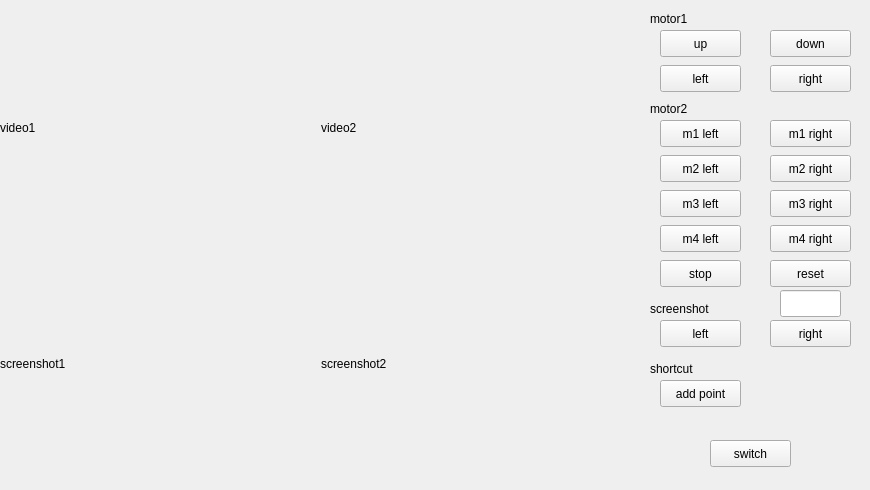
    <widget class="QWidget" name="home">
     <property name="sizePolicy">
      <sizepolicy hsizetype="Expanding" vsizetype="Expanding">
       <horstretch>1</horstretch>
       <verstretch>1</verstretch>
      </sizepolicy>
     </property>
     <widget class="QWidget" name="gridLayoutWidget">
      <property name="geometry">
       <rect>
        <x>0</x>
        <y>10</y>
        <width>641</width>
        <height>471</height>
       </rect>
      </property>
      <layout class="QGridLayout" name="gridLayout">
       <property name="sizeConstraint">
        <enum>QLayout::SetDefaultConstraint</enum>
       </property>
       <property name="spacing">
        <number>0</number>
       </property>
       <item row="0" column="0">
        <widget class="QLabel" name="video1">
         <property name="frameShape">
          <enum>QFrame::Box</enum>
         </property>
         <property name="lineWidth">
          <number>0</number>
         </property>
         <property name="text">
          <string>video1</string>
         </property>
        </widget>
       </item>
       <item row="1" column="1">
        <widget class="QLabel" name="image2">
         <property name="frameShape">
          <enum>QFrame::Box</enum>
         </property>
         <property name="lineWidth">
          <number>0</number>
         </property>
         <property name="text">
          <string>screenshot2</string>
         </property>
        </widget>
       </item>
       <item row="0" column="1">
        <widget class="QLabel" name="video2">
         <property name="frameShape">
          <enum>QFrame::Box</enum>
         </property>
         <property name="lineWidth">
          <number>0</number>
         </property>
         <property name="text">
          <string>video2</string>
         </property>
        </widget>
       </item>
       <item row="1" column="0">
        <widget class="QLabel" name="image1">
         <property name="frameShape">
          <enum>QFrame::Box</enum>
         </property>
         <property name="lineWidth">
          <number>0</number>
         </property>
         <property name="text">
          <string>screenshot1</string>
         </property>
        </widget>
       </item>
      </layout>
     </widget>
     <widget class="QStackedWidget" name="ctrlpanel">
      <property name="geometry">
       <rect>
        <x>650</x>
        <y>10</y>
        <width>211</width>
        <height>411</height>
       </rect>
      </property>
      <property name="currentIndex">
       <number>0</number>
      </property>
      <widget class="QWidget" name="pagectrl">
       <widget class="QLabel" name="screenshot">
        <property name="geometry">
         <rect>
          <x>0</x>
          <y>290</y>
          <width>91</width>
          <height>17</height>
         </rect>
        </property>
        <property name="text">
         <string>screenshot</string>
        </property>
       </widget>
       <widget class="QPushButton" name="screenshotRightBtn">
        <property name="geometry">
         <rect>
          <x>120</x>
          <y>310</y>
          <width>81</width>
          <height>27</height>
         </rect>
        </property>
        <property name="text">
         <string>right</string>
        </property>
       </widget>
       <widget class="QPushButton" name="m2LeftBtn">
        <property name="geometry">
         <rect>
          <x>10</x>
          <y>145</y>
          <width>81</width>
          <height>27</height>
         </rect>
        </property>
        <property name="text">
         <string>m2 left</string>
        </property>
       </widget>
       <widget class="QPushButton" name="screenshotLeftBtn">
        <property name="geometry">
         <rect>
          <x>10</x>
          <y>310</y>
          <width>81</width>
          <height>27</height>
         </rect>
        </property>
        <property name="text">
         <string>left</string>
        </property>
       </widget>
       <widget class="QPushButton" name="m4LeftBtn">
        <property name="geometry">
         <rect>
          <x>10</x>
          <y>215</y>
          <width>81</width>
          <height>27</height>
         </rect>
        </property>
        <property name="text">
         <string>m4 left</string>
        </property>
       </widget>
       <widget class="QPushButton" name="m3LeftBtn">
        <property name="geometry">
         <rect>
          <x>10</x>
          <y>180</y>
          <width>81</width>
          <height>27</height>
         </rect>
        </property>
        <property name="text">
         <string>m3 left</string>
        </property>
       </widget>
       <widget class="QPushButton" name="m4RightBtn">
        <property name="geometry">
         <rect>
          <x>120</x>
          <y>215</y>
          <width>81</width>
          <height>27</height>
         </rect>
        </property>
        <property name="text">
         <string>m4 right</string>
        </property>
       </widget>
       <widget class="QPushButton" name="motorUpBtn">
        <property name="geometry">
         <rect>
          <x>10</x>
          <y>20</y>
          <width>81</width>
          <height>27</height>
         </rect>
        </property>
        <property name="text">
         <string>up</string>
        </property>
       </widget>
       <widget class="QPushButton" name="m2RightBtn">
        <property name="geometry">
         <rect>
          <x>120</x>
          <y>145</y>
          <width>81</width>
          <height>27</height>
         </rect>
        </property>
        <property name="text">
         <string>m2 right</string>
        </property>
       </widget>
       <widget class="QPushButton" name="m1RightBtn">
        <property name="geometry">
         <rect>
          <x>120</x>
          <y>110</y>
          <width>81</width>
          <height>27</height>
         </rect>
        </property>
        <property name="text">
         <string>m1 right</string>
        </property>
       </widget>
       <widget class="QPushButton" name="mnStopBtn">
        <property name="geometry">
         <rect>
          <x>10</x>
          <y>250</y>
          <width>81</width>
          <height>27</height>
         </rect>
        </property>
        <property name="text">
         <string>stop</string>
        </property>
       </widget>
       <widget class="QLabel" name="motor2">
        <property name="geometry">
         <rect>
          <x>0</x>
          <y>90</y>
          <width>61</width>
          <height>17</height>
         </rect>
        </property>
        <property name="text">
         <string>motor2</string>
        </property>
       </widget>
       <widget class="QPushButton" name="motorLeftBtn">
        <property name="geometry">
         <rect>
          <x>10</x>
          <y>55</y>
          <width>81</width>
          <height>27</height>
         </rect>
        </property>
        <property name="text">
         <string>left</string>
        </property>
       </widget>
       <widget class="QPushButton" name="motorRightBtn">
        <property name="geometry">
         <rect>
          <x>120</x>
          <y>55</y>
          <width>81</width>
          <height>27</height>
         </rect>
        </property>
        <property name="text">
         <string>right</string>
        </property>
       </widget>
       <widget class="QLabel" name="motor1">
        <property name="geometry">
         <rect>
          <x>0</x>
          <y>0</y>
          <width>61</width>
          <height>17</height>
         </rect>
        </property>
        <property name="text">
         <string>motor1</string>
        </property>
       </widget>
       <widget class="QPushButton" name="m1LeftBtn">
        <property name="geometry">
         <rect>
          <x>10</x>
          <y>110</y>
          <width>81</width>
          <height>27</height>
         </rect>
        </property>
        <property name="focusPolicy">
         <enum>Qt::StrongFocus</enum>
        </property>
        <property name="text">
         <string>m1 left</string>
        </property>
       </widget>
       <widget class="QPushButton" name="motorDownBtn">
        <property name="geometry">
         <rect>
          <x>120</x>
          <y>20</y>
          <width>81</width>
          <height>27</height>
         </rect>
        </property>
        <property name="text">
         <string>down</string>
        </property>
       </widget>
       <widget class="QPushButton" name="m3RightBtn">
        <property name="geometry">
         <rect>
          <x>120</x>
          <y>180</y>
          <width>81</width>
          <height>27</height>
         </rect>
        </property>
        <property name="text">
         <string>m3 right</string>
        </property>
       </widget>
       <widget class="QPushButton" name="addPointBtn">
        <property name="geometry">
         <rect>
          <x>10</x>
          <y>370</y>
          <width>81</width>
          <height>27</height>
         </rect>
        </property>
        <property name="text">
         <string>add point</string>
        </property>
       </widget>
       <widget class="QLabel" name="shortcut">
        <property name="geometry">
         <rect>
          <x>0</x>
          <y>350</y>
          <width>91</width>
          <height>17</height>
         </rect>
        </property>
        <property name="text">
         <string>shortcut</string>
        </property>
       </widget>
       <widget class="QPushButton" name="mnResetBtn">
        <property name="geometry">
         <rect>
          <x>120</x>
          <y>250</y>
          <width>81</width>
          <height>27</height>
         </rect>
        </property>
        <property name="text">
         <string>reset</string>
        </property>
       </widget>
       <widget class="QLineEdit" name="lineEditGuo">
        <property name="geometry">
         <rect>
          <x>130</x>
          <y>280</y>
          <width>61</width>
          <height>27</height>
         </rect>
        </property>
       </widget>
      </widget>
      <widget class="QWidget" name="motorpath">
       <widget class="QLabel" name="labelpath">
        <property name="geometry">
         <rect>
          <x>20</x>
          <y>20</y>
          <width>165</width>
          <height>400</height>
         </rect>
        </property>
        <property name="text">
         <string>path</string>
        </property>
       </widget>
      </widget>
     </widget>
     <widget class="QPushButton" name="switchBtn">
      <property name="geometry">
       <rect>
        <x>710</x>
        <y>440</y>
        <width>81</width>
        <height>27</height>
       </rect>
      </property>
      <property name="text">
       <string>switch</string>
      </property>
     </widget>
    </widget>
